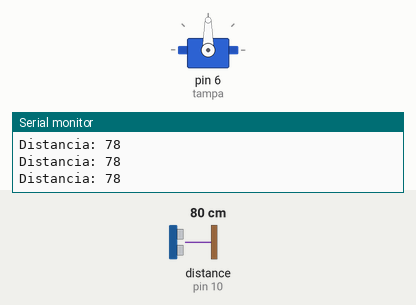
Simulated run of this sketch. Board: Arduino Uno, built with avr-gcc and run on an emulated ATmega328P. Parts: servo, the last lines printed to the serial monitor. Wiring (inferred from the names in the program): ultrasonic range finder: trigger pin 9; echo pin 10. Inputs (shaded band) come from the test bench; at power-on: distance to the obstacle (sensor on pin 10) 80 cm. The echo pulse lasts 58.3 µs per cm.

Above: at 2.9 s.
3.0 s: distance to the obstacle (sensor on pin 10) set to 24 cm
4.5 s: distance to the obstacle (sensor on pin 10) set to 20 cm
At 5.07 s:
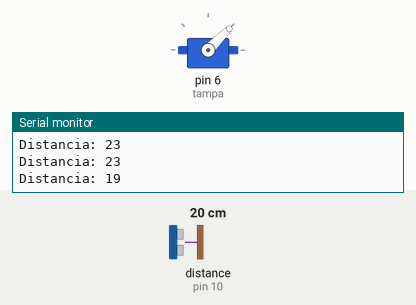
10.0 s: distance to the obstacle (sensor on pin 10) set to 35 cm
11.5 s: distance to the obstacle (sensor on pin 10) set to 2 cm
At 12.34 s:
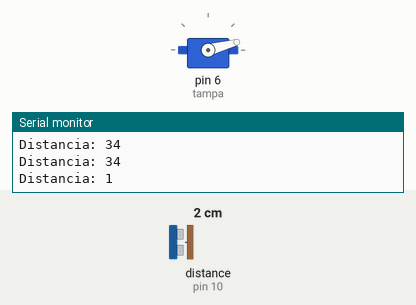
At 13.1 s:
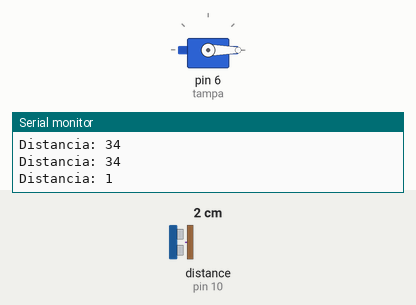
Timing chart, 0 to 14.6 s (numbered marks = the images above; inputs shaded):
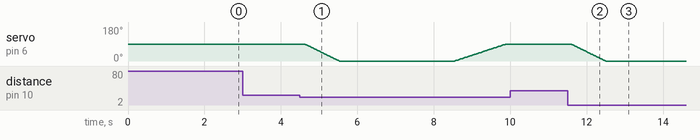

Measured:
- the behaviour switches between 22 and 21 cm on distance to the obstacle (sensor on pin 10) (found by bisection; images 0 and 1)
- after the input at 10.0 s, servo on pin 6 (tampa): stays 90° (without the input it goes to 89° after 0.06 s)
- after the input at 11.5 s, servo on pin 6 (tampa): moves from 90° to 0° over 0.91 s, starting after 0.09 s

The sketch:

lixeira.ino
```cpp
#include <Servo.h>

Servo tampa;

const int trigPin = 9;
const int echoPin = 10;

long duracao;
int distancia;

bool sistemaPronto = false;
bool aberto = false;

unsigned long tempoInicio;

void setup() {
  pinMode(trigPin, OUTPUT);
  pinMode(echoPin, INPUT);

  Serial.begin(9600);

  // Inicializa servo (fechado)
  tampa.attach(6);
  tampa.write(90);

  // Marca tempo inicial
  tempoInicio = millis();
}

void loop() {

  // 🔒 Aguarda estabilização (evita abrir ao ligar)
  if (millis() - tempoInicio < 2000) {
    return;
  }

  sistemaPronto = true;

  // 📡 Leitura do sensor ultrassônico
  digitalWrite(trigPin, LOW);
  delayMicroseconds(2);

  digitalWrite(trigPin, HIGH);
  delayMicroseconds(10);
  digitalWrite(trigPin, LOW);

  duracao = pulseIn(echoPin, HIGH);
  distancia = duracao * 0.034 / 2;

  Serial.print("Distancia: ");
  Serial.println(distancia);

  // 🎯 Condição de abertura
  if (sistemaPronto && distancia > 0 && distancia <= 20 && !aberto) {
    abrirTampa();
  }

  delay(150);
}

void abrirTampa() {
  aberto = true;

  // 🔼 ABRE SUAVE
  for (int pos = 90; pos >= 0; pos--) {
    tampa.write(pos);
    delay(10);
  }

  delay(3000); // tempo aberto

  // 🔽 FECHA SUAVE
  for (int pos = 0; pos <= 90; pos++) {
    tampa.write(pos);
    delay(15);
  }

  aberto = false;
}
```
